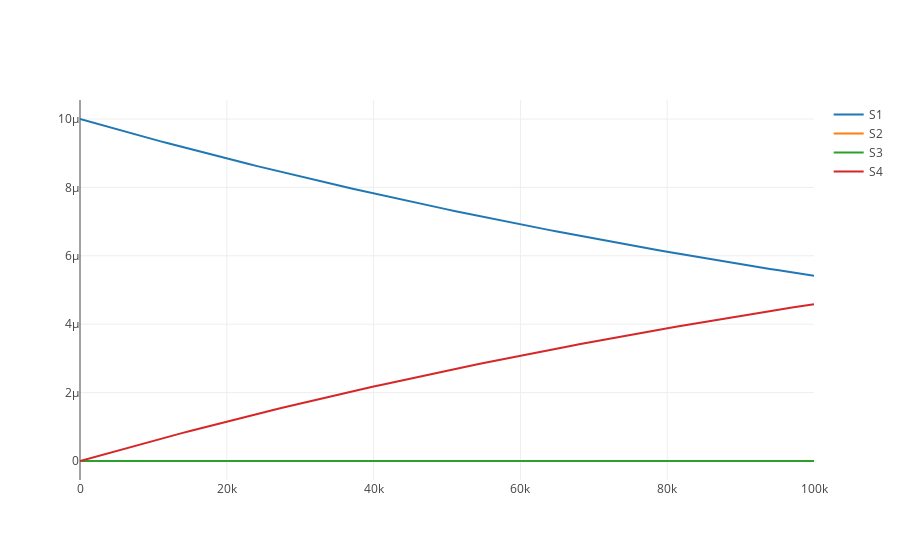

The cell this chart's notebook holds for it:
### Code cell
LacPath.reset()
LacPath.simulate(start = 0., end = 1e5, steps = 100, selections=['time',"S1", "S2", "S3", "S4"]) 

LacPath.plot()

selection_reactionids = LacPath.getReactionIds()
selection_reactionrates = LacPath.getReactionRates()

print(selection_reactionids)
print(selection_reactionrates)
